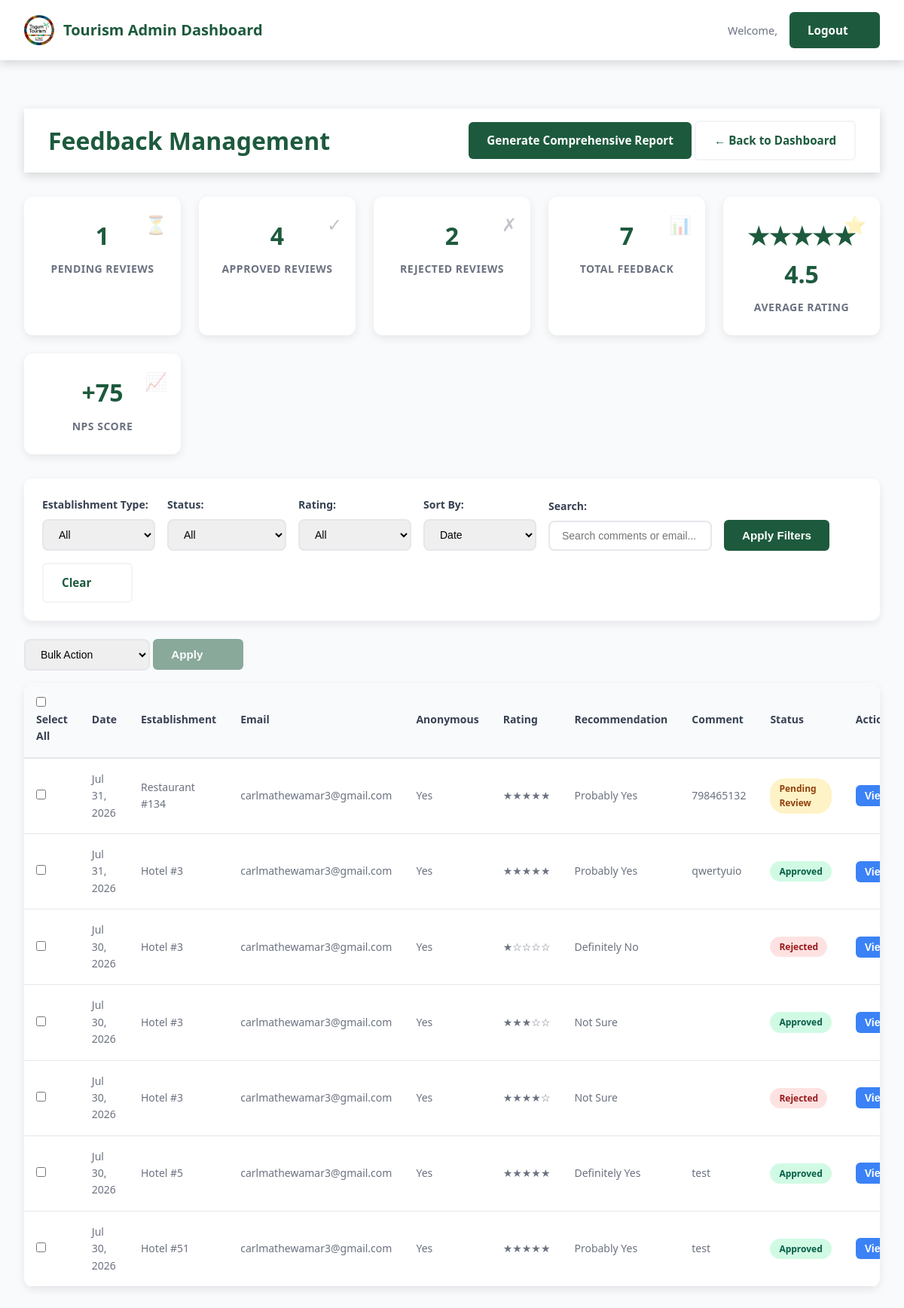
Page /feedback-management.php (signed in) on the committed database.
### tables this page shows
CREATE TABLE feedback (
            id INTEGER PRIMARY KEY AUTOINCREMENT,
            establishment_type TEXT NOT NULL,
            establishment_id INTEGER NOT NULL,
            overall_rating INTEGER NOT NULL CHECK(overall_rating >= 1 AND overall_rating <= 5),
            comment TEXT,
            anonymous INTEGER DEFAULT 0,
            email TEXT NOT NULL,
            recommendation TEXT NOT NULL,
            data_privacy_consent INTEGER NOT NULL DEFAULT 0,
            status TEXT DEFAULT "Pending Review" CHECK(status IN ("Pending Review", "Approved", "Rejected")),
            moderator_notes TEXT,
            reviewed_by TEXT,
            reviewed_at TEXT,
            created_at TEXT DEFAULT CURRENT_TIMESTAMP,
            updated_at TEXT DEFAULT CURRENT_TIMESTAMP
        );

### feedback-management.php (the view, shortened to what this page needs)
<?php
$dbFile = __DIR__ . '/../database.db';
$db = new SQLite3($dbFile);
$where = ['1=1'];
$whereClause = implode(' AND ', $where);
$page = isset($_GET['page']) ? max(1, (int)$_GET['page']) : 1;
$perPage = 20;
$offset = ($page - 1) * $perPage;
$orderBy = 'created_at DESC';
$query = "SELECT * FROM feedback WHERE $whereClause ORDER BY $orderBy LIMIT $perPage OFFSET $offset";
$stmt = $db->prepare($query);
$result = $stmt->execute();
$feedbackList = [];
while ($row = $result->fetchArray(SQLITE3_ASSOC)) {
    $feedbackList[] = $row;
}
$stats = [
    'Pending Review' => 0,
    'Approved' => 0,
    'Rejected' => 0,
    'total' => 0
];
$statsResult = $db->query('SELECT status, COUNT(*) as count FROM feedback GROUP BY status');
while ($row = $statsResult->fetchArray(SQLITE3_ASSOC)) {
    $stats[$row['status']] = $row['count'];
    $stats['total'] += $row['count'];
}
$avgRatingResult = $db->query('SELECT AVG(overall_rating) as avg FROM feedback WHERE status = "Approved"');
$avgRating = $avgRatingResult->fetchArray()['avg'] ?? 0;
$avgRating = round($avgRating, 1);
$npsResult = $db->query('
    SELECT
        SUM(CASE WHEN recommendation IN ("Definitely Yes", "Probably Yes") THEN 1 ELSE 0 END) as promoters,
        SUM(CASE WHEN recommendation IN ("Probably No", "Definitely No") THEN 1 ELSE 0 END) as detractors,
        COUNT(*) as total
    FROM feedback WHERE status = "Approved"
');
$npsData = $npsResult->fetchArray();
$nps = 0;
if ($npsData['total'] > 0) {
    $nps = round((($npsData['promoters'] - $npsData['detractors']) / $npsData['total']) * 100);
}
function renderStars($rating) {
    $stars = '';
    for ($i = 1; $i <= 5; $i++) {
        if ($i <= $rating) {
            $stars .= '★';
        } else {
            $stars .= '☆';
        }
    }
    return $stars;
}
function getStatusBadge($status) {
    $classes = [
        'Pending Review' => 'badge-pending',
        'Approved' => 'badge-approved',
        'Rejected' => 'badge-rejected'
    ];
    return '<span class="badge ' . ($classes[$status] ?? '') . '">' . htmlspecialchars($status) . '</span>';
}
?>
<!DOCTYPE html>
<html lang="en">
<head>
    <link rel="stylesheet" href="../css/style.css">
    <link rel="stylesheet" href="../css/admin.css">
    <link rel="stylesheet" href="../css/feedback-admin.css">
</head>
<body class="admin-body">
    <header class="admin-header">
        <div class="admin-header-content">
            <div class="admin-title">
                <img src="../images/TagumTourism.jpg" alt="Tagum City Logo" class="admin-logo" loading="lazy">
                <span>Tourism Admin Dashboard</span>
            </div>
            <div class="admin-nav">
                <span class="admin-user">Welcome, <strong><?php echo htmlspecialchars($_SESSION['admin_username']); ?></strong></span>
                <a href="logout.php" class="btn btn-primary tab-btn logout-btn">Logout</a>
            </div>
        </div>
    </header>
    <main class="admin-main">
    <div class="admin-header">
        <h1>Feedback Management</h1>
        <div class="admin-header-actions">
            <a href="generate_comprehensive_report.php" class="btn btn-primary">Generate Comprehensive Report</a>
            <a href="dashboard.php" class="btn btn-secondary">← Back to Dashboard</a>
        </div>
    </div>
    <div class="stats-grid">
        <div class="stat-card">
            <div class="stat-value"><?php echo $stats['Pending Review']; ?></div>
            <div class="stat-label">Pending Reviews</div>
            <div class="stat-icon">⏳</div>
        </div>
        <div class="stat-card">
            <div class="stat-value"><?php echo $stats['Approved']; ?></div>
            <div class="stat-label">Approved Reviews</div>
            <div class="stat-icon">✓</div>
        </div>
        <div class="stat-card">
            <div class="stat-value"><?php echo $stats['Rejected']; ?></div>
            <div class="stat-label">Rejected Reviews</div>
            <div class="stat-icon">✗</div>
        </div>
        <div class="stat-card">
            <div class="stat-value"><?php echo $stats['total']; ?></div>
            <div class="stat-label">Total Feedback</div>
            <div class="stat-icon">📊</div>
        </div>
        <div class="stat-card">
            <div class="stat-value"><?php echo renderStars(round($avgRating)); ?> <?php echo $avgRating; ?></div>
            <div class="stat-label">Average Rating</div>
            <div class="stat-icon">⭐</div>
        </div>
        <div class="stat-card">
            <div class="stat-value"><?php echo $nps >= 0 ? '+' : ''; ?><?php echo $nps; ?></div>
            <div class="stat-label">NPS Score</div>
            <div class="stat-icon">📈</div>
        </div>
    </div>
    <div class="filters-section">
        <form method="GET" class="filters-form">
            <div class="filter-group">
                <label>Establishment Type:</label>
                <select name="establishment_type">
                    <option value="">All</option>
                </select>
            </div>
            <div class="filter-group">
                <label>Status:</label>
                <select name="status">
                    <option value="">All</option>
                </select>
            </div>
            <div class="filter-group">
                <label>Rating:</label>
                <select name="rating">
                    <option value="">All</option>
                </select>
            </div>
            <div class="filter-group">
                <label>Sort By:</label>
                <select name="sort">
                    <option value="created_at" <?php echo ($_GET['sort'] ?? '') === 'created_at' ? 'selected' : ''; ?>>Date</option>
                </select>
            </div>
            <div class="filter-group">
                <label>Search:</label>
                <input type="text" name="search" value="<?php echo htmlspecialchars($_GET['search'] ?? ''); ?>" placeholder="Search comments or email...">
            </div>
            <button type="submit" class="btn btn-primary">Apply Filters</button>
            <a href="feedback-management.php" class="btn btn-secondary">Clear</a>
        </form>
    </div>
    <div class="bulk-actions">
        <form method="POST" id="bulkForm">
            <select name="bulk_action" id="bulkAction">
                <option value="">Bulk Action</option>
            </select>
            <button type="submit" class="btn btn-primary" id="bulkSubmit" disabled>Apply</button>
        </form>
    </div>
    <div class="feedback-table-container">
        <form method="POST" id="feedbackForm">
            <table class="feedback-table">
                <thead>
                    <tr>
                        <th><input type="checkbox" id="selectAll"> <label for="selectAll" style="cursor:pointer;">Select All</label></th>
                        <th>Date</th>
                        <th>Establishment</th>
                        <th>Email</th>
                        <th>Anonymous</th>
                        <th>Rating</th>
                        <th>Recommendation</th>
                        <th>Comment</th>
                        <th>Status</th>
                        <th>Actions</th>
                    </tr>
                </thead>
                <tbody>
                    <?php if (empty($feedbackList)): ?>
                        <tr>
                            <td colspan="10" class="no-data">No feedback found</td>
                        </tr>
                    <?php else: ?>
                        <?php foreach ($feedbackList as $feedback): ?>
                            <tr data-id="<?php echo $feedback['id']; ?>">
                                <td>
                                    <input type="checkbox" name="selected_ids[]" value="<?php echo $feedback['id']; ?>" class="row-checkbox">
                                </td>
                                <td><?php echo date('M j, Y', strtotime($feedback['created_at'])); ?></td>
                                <td>
                                    <?php echo ucfirst($feedback['establishment_type']); ?> #<?php echo $feedback['establishment_id']; ?>
                                </td>
                                <td><?php echo htmlspecialchars($feedback['email']); ?></td>
                                <td><?php echo $feedback['anonymous'] ? 'Yes' : 'No'; ?></td>
                                <td><?php echo renderStars($feedback['overall_rating']); ?></td>
                                <td><?php echo htmlspecialchars($feedback['recommendation']); ?></td>
                                <td>
                                    <div class="comment-preview">
                                        <?php echo htmlspecialchars(substr($feedback['comment'] ?? '', 0, 50)); ?>
                                    </div>
                                </td>
                                <td><?php echo getStatusBadge($feedback['status']); ?></td>
                                <td>
                                    <button type="button" class="btn btn-sm btn-view" onclick="viewFeedback(<?php echo $feedback['id']; ?>)">View</button>
                                </td>
                            </tr>
                        <?php endforeach; ?>
                    <?php endif; ?>
                </tbody>
            </table>
        </form>
    </div>
</body>
</html>

### css/style.css (style rules this page uses)
:root { --dark-green: #1d5a3d; --light-green: #2d7a4d; --gray: #6b7280; --light-gray: #f3f4f6; --white: #ffffff; --dark-gray: #374151; }
* { margin: 0; padding: 0; box-sizing: border-box; }
body { font-family: 'Segoe UI', Tahoma, Geneva, Verdana, sans-serif; line-height: 1.6; color: var(--dark-gray); overflow-x: hidden; width: 100%; }
html { scroll-behavior: smooth; }
.btn { padding: 0.75rem 1.5rem; font-size: 1rem; font-weight: 600; border: none; cursor: pointer; border-radius: 4px; transition: all 0.3s ease; display: inline-block; white-space: nowrap; text-align: center; min-width: 120px; }
.btn-primary { background-color: var(--dark-green); color: var(--white); }
.btn-secondary { background-color: var(--white); color: var(--dark-green); }

### css/admin.css (style rules this page uses)
:root { --dark-green: #1d5a3d; --light-green: #2d7a4d; --gray: #6b7280; --light-gray: #f3f4f6; --white: #ffffff; --dark-gray: #374151; --error: #dc2626; --success: #16a34a; --warning: #ea580c; --info: #0284c7; --shadow-sm: 0 1px 3px rgba(0, 0, 0, 0.1); --shadow-md: 0 4px 12px rgba(0, 0, 0, 0.15); --shadow-lg: 0 10px 20px rgba(0, 0, 0, 0.2); }
* { margin: 0; padding: 0; box-sizing: border-box; }
body { font-family: 'Segoe UI', Tahoma, Geneva, Verdana, sans-serif; line-height: 1.6; color: var(--dark-gray); background-color: var(--light-gray); }
.admin-logo { width: 40px; height: 40px; object-fit: contain; border-radius: 50%; }
.admin-header { background-color: var(--white); box-shadow: var(--shadow-md); padding: 1rem 2rem; display: flex; justify-content: space-between; align-items: center; }
.admin-header-content { display: flex; justify-content: space-between; align-items: center; max-width: 1200px; margin: 0 auto; width: 100%; }
.admin-title { display: flex; align-items: center; gap: 0.75rem; font-size: 1.25rem; font-weight: 700; color: var(--dark-green); }
.admin-title span { font-weight: 600; }
.admin-nav { display: flex; align-items: center; gap: 1rem; }
.admin-user { color: var(--gray); font-size: 0.9rem; }
.logout-btn { background-color: var(--dark-green); color: var(--white); }
.admin-main { max-width: 1200px; margin: 0 auto; padding: 2rem; min-height: calc(100vh - 200px); }
.tab-btn { padding: 0.75rem 1.5rem; background: var(--white); color: var(--dark-gray); border: 2px solid var(--light-gray); border-radius: 6px; font-weight: 600; transition: all 0.3s ease; }
.btn { display: inline-flex; align-items: center; gap: 0.5rem; padding: 0.75rem 1.5rem; border: none; border-radius: 6px; cursor: pointer; font-weight: 600; text-decoration: none; font-size: 0.95rem; transition: all 0.3s ease; }
.btn-primary { background-color: var(--dark-green); color: var(--white); }
.btn-secondary { background-color: var(--white); color: var(--dark-green); border: 2px solid var(--light-gray); }
.btn-view { background-color: var(--dark-green); color: var(--white); }
.stat-card { background: linear-gradient(135deg, var(--white) 0%, #f8fafc 100%); padding: 1.5rem; border-radius: 12px; text-align: center; box-shadow: var(--shadow-sm); border: 2px solid transparent; transition: all 0.3s ease; }
.stat-label { color: var(--gray); font-weight: 500; }

### rows in the picture
feedback: created_at "Jul 31, 2026", establishment_type "Restaurant", establishment "134", email "carlmathewamar3@gmail.com", anonymous "Yes", overall_rating "★★★★★", recommendation "Probably Yes", comment "798465132", status "Pending Review"
feedback: created_at "Jul 31, 2026", establishment_type "Hotel", establishment "3", email "carlmathewamar3@gmail.com", anonymous "Yes", overall_rating "★★★★★", recommendation "Probably Yes", comment "qwertyuio", status "Approved"
feedback: created_at "Jul 30, 2026", establishment_type "Hotel", establishment "3", email "carlmathewamar3@gmail.com", anonymous "Yes", overall_rating "★☆☆☆☆", recommendation "Definitely No", status "Rejected"
feedback: created_at "Jul 30, 2026", establishment_type "Hotel", establishment "3", email "carlmathewamar3@gmail.com", anonymous "Yes", overall_rating "★★★☆☆", recommendation "Not Sure", status "Approved"
feedback: created_at "Jul 30, 2026", establishment_type "Hotel", establishment "3", email "carlmathewamar3@gmail.com", anonymous "Yes", overall_rating "★★★★☆", recommendation "Not Sure", status "Rejected"
feedback: created_at "Jul 30, 2026", establishment_type "Hotel", establishment "5", email "carlmathewamar3@gmail.com", anonymous "Yes", overall_rating "★★★★★", recommendation "Definitely Yes", comment "test", status "Approved"
feedback: created_at "Jul 30, 2026", establishment_type "Hotel", establishment "51", email "carlmathewamar3@gmail.com", anonymous "Yes", overall_rating "★★★★★", recommendation "Probably Yes", comment "test", status "Approved"

### other values in the picture
$stats['Pending Review'] "1"
$stats['Approved'] "4"
$stats['Rejected'] "2"
$stats['total'] "7"
renderStars(round($avgRating)) "★★★★★"
$avgRating "4.5"
$nps "75"
